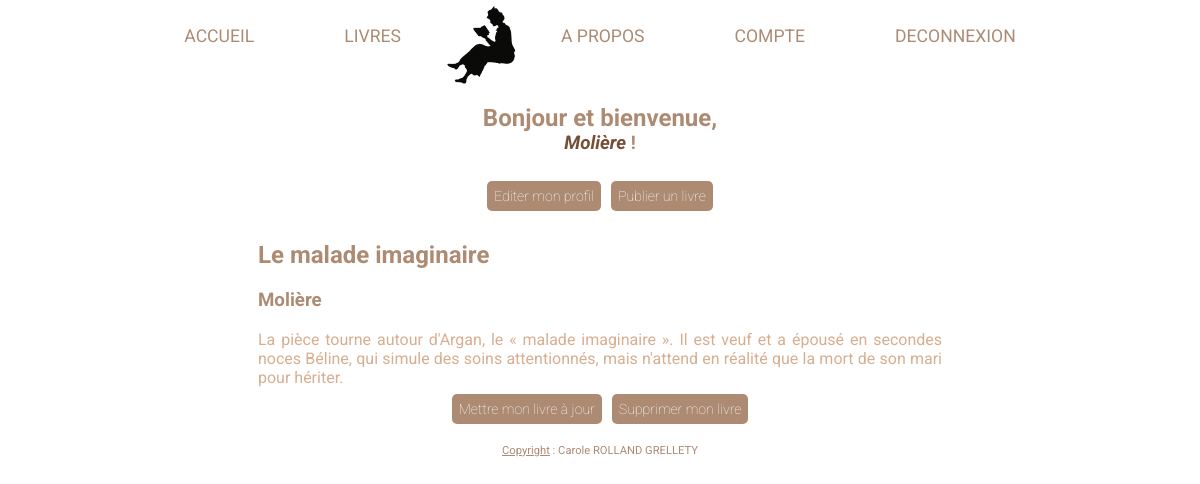
/authorProfile.php (signed in), run on the app's committed database.
### tables this page shows
CREATE TABLE `author_table` (
  `author_id` int(11) NOT NULL,
  `author_fullname` varchar(256) NOT NULL,
  `author_birth` date NOT NULL,
  `author_site` text NOT NULL,
  `author_email` varchar(256) NOT NULL,
  `author_password` varchar(256) NOT NULL
);

CREATE TABLE `books_table` (
  `book_id` int(11) NOT NULL,
  `book_author` varchar(256) NOT NULL,
  `book_title` varchar(256) NOT NULL,
  `book_year` int(11) NOT NULL,
  `book_summary` text NOT NULL,
  `book_text` text NOT NULL
);

### variables.php (called while the page is built)
<?php
$authorStatement = $mysqlClient->prepare('SELECT * FROM author_table');
$authorStatement->execute();
$author = $authorStatement->fetchAll();
$bookStatement = $mysqlClient->prepare('SELECT * FROM books_table');
$bookStatement->execute();
$book = $bookStatement->fetchAll();

### functions.php (called while the page is built, shortened)
<?php
function getBooks(array $book): array
{
    $validBooks = [];
    foreach ($book as $valid) {
        $validBooks[] = $valid;
    }
    return $validBooks;
}
function getAuthor($author)
{
    $authorsList = [];
    foreach ($author as $list) {
        $authorsList[] = $list;
    }
    return $authorsList;
}

### authorProfile.php (the view, shortened to what this page needs)
<!DOCTYPE html>
<html lang="fr">
<head>
    <link rel="stylesheet" href="index.css">
</head>
<body>
    <div id="blocPage">
        <?php include_once('header.php'); ?>
        <?php include_once('login.php'); ?>
        <div class="editProfileBtn">
            <?php foreach (getAuthor($author) as $editProfile) : ?>
                <?php if (isset($loggedUser['fullname']) && $loggedUser['fullname'] === $editProfile['author_fullname']) : ?>
                    <button type="submit" class="submit_btn"><a href="editAuthorProfile.php?id=<?php echo ($editProfile['author_id']); ?>">Editer mon profil</a></button>
                    <button type="submit" class="submit_btn"><a href="create.php?name=<?php echo ($editProfile['author_fullname']); ?>">Publier un livre</a></button>
                <?php endif; ?>
            <?php endforeach ?>
        </div>
        <article class="booksContainer">
            <div class="div_books">
                <?php foreach (getBooks($book) as $bookAuthor) : ?>
                    <?php if (isset($loggedUser) && $bookAuthor['book_author'] === $loggedUser['fullname']) : ?>
                        <h2><?php echo $bookAuthor['book_title']; ?></h2>
                        <h3><?php echo $bookAuthor['book_author']; ?></h3>
                        <p><?php echo $bookAuthor['book_summary']; ?></p>
                        <div class="editProfileBtn">
                            <button type="submit" class="submit_btn"><a href="update.php?id=<?php echo ($bookAuthor['book_id']); ?>">Mettre mon livre à jour</a></button>
                            <button type="submit" class="submit_btn"><a href="delete.php?id=<?php echo ($bookAuthor['book_id']); ?>">Supprimer mon livre</a></button>
                        </div>
                    <?php endif; ?>
                <?php endforeach ?>
            </div>
        </article>
        <?php include_once('footer.php'); ?>
    </div>
</body>
</html>

### index.css (style rules this page uses)
body { margin: 0; font-family: 'Roboto', sans-serif; }
h1, h2, h3, h4, h5, h6 { color: #AD8B73; }
p { color: #D8AE90; margin: 0; }
button a { text-decoration: none; color: #FFFFFF; font-size: 1.1em; }
.submit_btn { -webkit-border-radius: 5px; -moz-border-radius: 5px; border-radius: 5px; color: #FFFFFF; font-family: 'Roboto', sans-serif; font-size: 0.8em; font-weight: 100; padding: 7px; background-color: #AD8B73; text-decoration: none; display: inline-block; cursor: pointer; text-align: center; border: solid #AD8B73 0; margin: 7px 5px 0 5px; }
.booksContainer { width: 57%; text-align: justify; margin: auto; }
.div_books h2 { margin-top: 30px; }
.editProfileBtn { display: flex; justify-content: center; }

### data on the page
books_table: book_title "Le malade imaginaire", book_author "Molière", book_summary "La pièce tourne autour d'Argan, le « malade imaginaire ». Il est veuf et a épousé en secondes noces Béline, qui simule des soins attentionnés, mais n'attend en réalité que la mort de son mari pour hériter."

### other printed values
$loggedUser['fullname'] "Molière"
